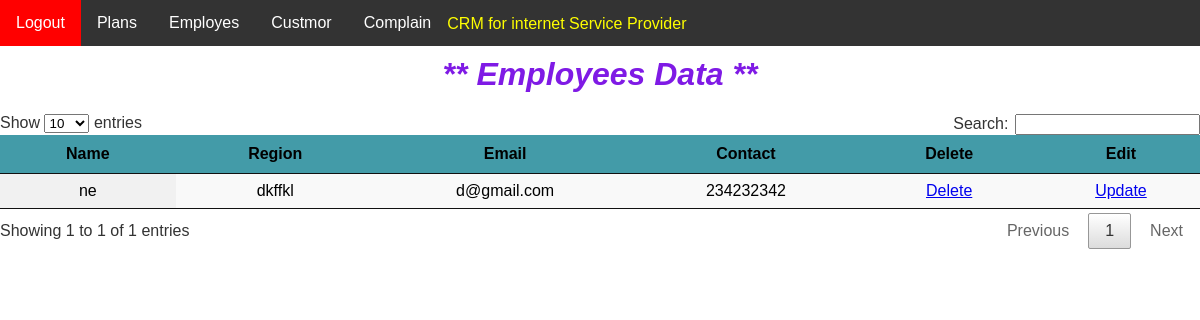
The app's page /auth/employee/ (signed in) with its own data.
### desh/models.py (models this page shows, shortened)
class Employ(models.Model):
	name=models.CharField(max_length=50)
	region=models.CharField(max_length=50)
	email=models.EmailField()
	contact=models.CharField(max_length=10)

### desh/views.py (the view)
# urls.py: path('employee/',EmployeeData.as_view(),name='employee'),
class EmployeeData(LoginRequiredMixin,ListView):
	model=Employ
	template_name='employee.html'
	context_object_name = 'object'

### template/employee.html (shortened to what this page needs)
{% extends 'base.html' %}
{% load staticfiles %}
{% block content %}
<h1>** Employees Data **</h1>
<table id="myTable" style="{width: 600px; margin-top: 300px;}" class="display">
    <thead>
    <tr>
    <th>Name</th>
    <th>Region</th>
    <th>Email</th>
    <th>Contact</th>
    <th>Delete</th>
    <th>Edit</th>
    </tr>
    </thead>
    <tbody>
        {% for x in object %}
  <tr class="tablecenter">
    <td style="{text-align: center;}">{{x.name}}</td>
    <td style="{text-align: center;}">{{x.region}}</td>
    <td style="{text-align: center;}">{{x.email}}</td>
    <td style="{text-align: center;}">{{x.contact}}</td>
    <td><a href="{% url 'employeedelete' x.id %}">Delete </a></td>
    <td><a href="{% url 'employeeupdate' x.id %}">Update </a></td>
  </tr>
  {% endfor %}
</tbody>
</table>
    <link rel="stylesheet" type="text/css" href="{% static 'my.css' %}">
{% endblock %}

### static/my.css (style rules this page uses)
.tablecenter { text-align: center; }
h1 { margin-top: 10px; color: RGB(127, 26, 229); font-style: italic; text-align: center; }
table.dataTable { margin-top: 200px; width: 100%; clear: both; border-collapse: separate; border-spacing: 0 }
table.dataTable thead th, table.dataTable tfoot th { font-weight: bold }
table.dataTable thead { background-color: #439ba8; }
table.dataTable thead th, table.dataTable thead td { padding: 10px 18px; border-bottom: 1px solid #111 }
table.dataTable thead .sorting, table.dataTable thead .sorting_asc, table.dataTable thead .sorting_desc, table.dataTable thead .sorting_asc_disabled, table.dataTable thead .sorting_desc_disabled { cursor: pointer; *cursor: hand; background-repeat: no-repeat; background-position: center right }
table.dataTable thead .sorting { background-image: url("../images/sort_both.png") }
table.dataTable thead .sorting_asc { background-image: url("../images/sort_asc.png") }
table.dataTable tbody tr { background-color: #ffffff }
table.dataTable tbody th, table.dataTable tbody td { padding: 8px 10px }
table.dataTable.row-border tbody th, table.dataTable.row-border tbody td, table.dataTable.display tbody th, table.dataTable.display tbody td { border-top: 1px solid #ddd }
table.dataTable.row-border tbody tr:first-child th, table.dataTable.row-border tbody tr:first-child td, table.dataTable.display tbody tr:first-child th, table.dataTable.display tbody tr:first-child td { border-top: none }
table.dataTable.stripe tbody tr.odd, table.dataTable.display tbody tr.odd { background-color: #f9f9f9 }
table.dataTable.order-column tbody tr>.sorting_1, table.dataTable.order-column tbody tr>.sorting_2, table.dataTable.order-column tbody tr>.sorting_3, table.dataTable.display tbody tr>.sorting_1, table.dataTable.display tbody tr>.sorting_2, table.dataTable.display tbody tr>.sorting_3 { background-color: #fafafa }
table.dataTable.display tbody tr.odd>.sorting_1, table.dataTable.order-column.stripe tbody tr.odd>.sorting_1 { background-color: #f1f1f1 }
table.dataTable.no-footer { border-bottom: 1px solid #111 }
table.dataTable, table.dataTable th, table.dataTable td { box-sizing: content-box }

### template/base.html (style rules this page uses)
body { font-family: Arial, Helvetica, sans-serif; padding: 0px; margin: 0px; }

### records on screen
Employ: name "ne", region "dkffkl", email "d@gmail.com", contact "234232342"
